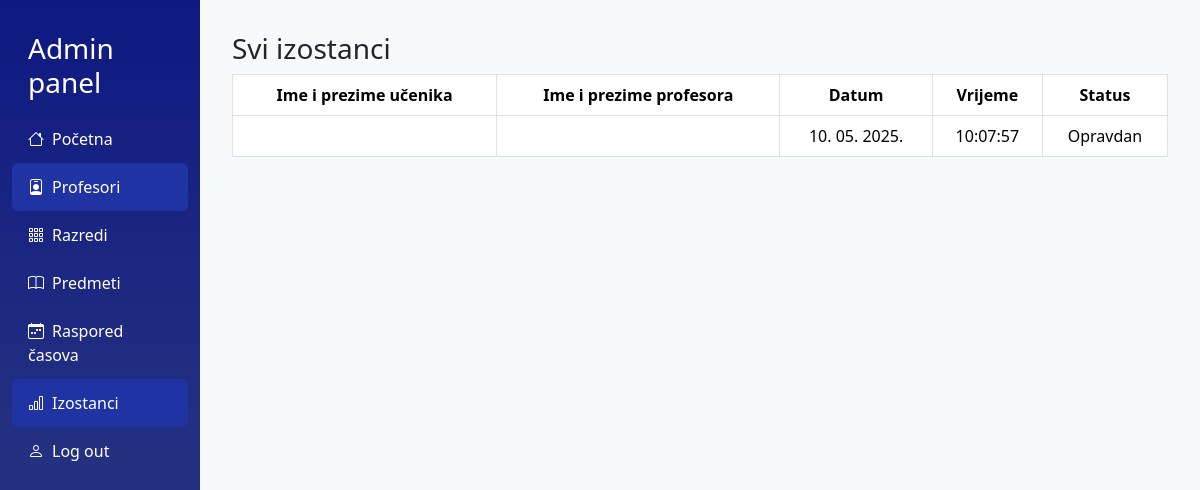
/admin/izostanci.php (signed in), run on an earlier commit of the app's database.
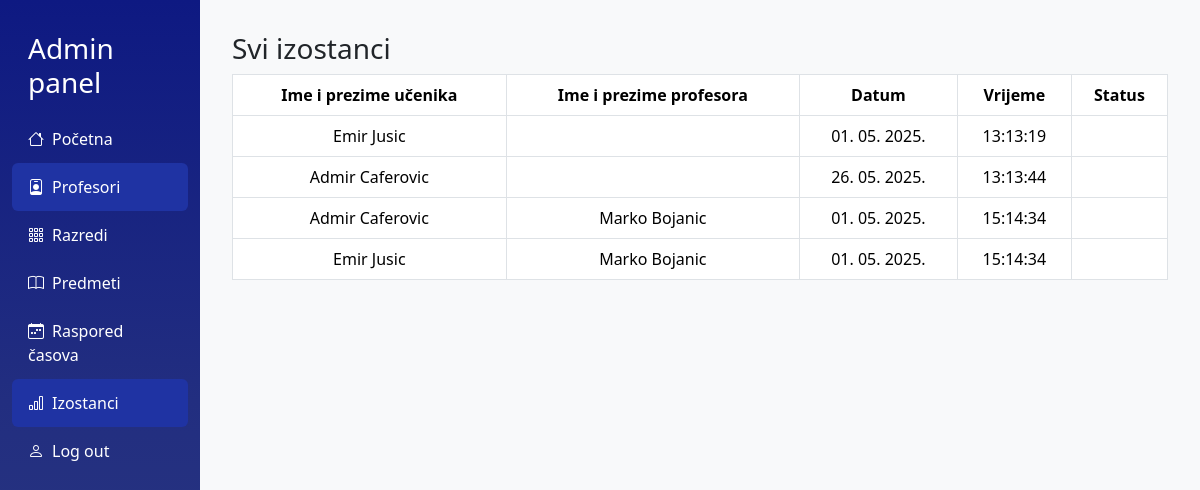
And on a later commit of the database.
### tables this page shows
CREATE TABLE `izostanci` (
  `izostanak_id` int(11) NOT NULL,
  `ucenik_id` int(11) DEFAULT NULL,
  `status_izostanka` enum('Opravdan','Neopravdan') DEFAULT NULL,
  `vrijeme` timestamp NOT NULL DEFAULT current_timestamp() ON UPDATE current_timestamp(),
  `ime_predmeta` varchar(75) DEFAULT NULL,
  `redni_broj_casa` enum('1','2','3','4','5','6','7') DEFAULT NULL,
  `ime_profesora` varchar(100) DEFAULT NULL
);

CREATE TABLE `ucenici` (
  `ucenik_id` int(11) NOT NULL,
  `user_id` int(11) DEFAULT NULL,
  `jmbg` int(40) DEFAULT NULL,
  `razred_id` int(11) DEFAULT NULL,
  `opravdani` smallint(6) DEFAULT NULL,
  `neopravdani` smallint(6) DEFAULT NULL,
  `ime` varchar(30) DEFAULT NULL,
  `prezime` varchar(50) DEFAULT NULL
);

### admin/izostanci.php (the view, shortened to what this page needs)
<?php
    require_once("../includes/admincheck.php");
    $qIzostanci = $conn->prepare('SELECT * FROM izostanci');
    $qIzostanci->execute();
    $izostanci = $qIzostanci->fetchAll(PDO::FETCH_ASSOC);
?>
<!DOCTYPE html>
<html lang="sr">
<head>
    <link href="https://cdn.jsdelivr.net/npm/bootstrap@5.3.3/dist/css/bootstrap.min.css" rel="stylesheet">
    <link href="https://cdn.jsdelivr.net/npm/bootstrap-icons/font/bootstrap-icons.css" rel="stylesheet">
    <link rel="stylesheet" href="../css/dashboard.css">
    <link rel="stylesheet" href="../css/kartica.css">
</head>
<body>
    <div class="container-fluid">
        <div class="row">
            <nav class="col-md-2 sidebar">
                <h5 class="px-3 fs-3 my-3">Admin panel</h5>
                <a href="dashboard.php"><i class="bi bi-house me-2"></i>Početna</a>
                <a href="prikaziprofesore.php" class="active"><i class="bi bi-person-badge me-2"></i>Profesori</a>
                <div class="dropdown-container">
                    <a href="#"><i class="bi bi-grid-3x3-gap me-2"></i>Razredi</a>
                </div>
                <a href="prikazipredmete.php"><i class="bi bi-book me-2"></i>Predmeti</a>
                <div class="dropdown-container">
                <a href="#"><i class="bi bi-calendar-week me-2"></i>Raspored časova</a>
            </div>
            <a href="izostanci.php" class="active"><i class="bi bi-bar-chart me-2"></i>Izostanci</a>
            <a href="../logout.php"><i class="bi bi-person me-2"></i>Log out</a>
            </nav>
            <main class="col-md-10 content">
                <h3 class="text-align-center">Svi izostanci</h3>
                <table class="table table-bordered">
                        <thead>
                            <tr>
                                <th class="text-center">Ime i prezime učenika</th>
                                <th class="text-center">Ime i prezime profesora</th>
                                <th class="text-center">Datum</th>
                                <th class="text-center">Vrijeme</th>
                                <th class="text-center">Status</th>
                            </tr>
                        </thead>
                        <tbody>
                            <?php foreach($izostanci as $izostanak)
                            {
                                $qUcenik = $conn->prepare('SELECT * FROM ucenici, izostanci WHERE ucenici.ucenik_id = izostanci.ucenik_id AND izostanci. izostanak_id = :id');
                                $qUcenik->bindParam(':id', $izostanak['izostanak_id']);
                                $qUcenik->execute();
                                $ucenik = $qUcenik->fetch(PDO::FETCH_ASSOC);
                                echo '<tr>';
                                echo '<td class="text-center">'.$ucenik['ime'].' '.$ucenik['prezime'].'</td>';
                                echo '<td class="text-center">'.$izostanak['ime_profesora'].'</td>';
                                echo '<td class="text-center">'.date('d. m. Y.', strtotime($izostanak['vrijeme'])).'</td>';
                                echo '<td class="text-center">'.date('H:i:s', strtotime($izostanak['vrijeme'])).'</td>';
                                echo '<td class="text-center">'.$izostanak['status_izostanka'].'</td>
                            </tr>';
                            }?>
                        </tbody>
                    </table>
                </main>
            </div>
        </div>
    </body>

What changed in the data, as far as the page shows it:
removed izostanci: vrijeme "10. 05. 2025.", vrijeme "10:07:57", status_izostanka "Opravdan"
added izostanci: ucenik.ime "Emir", ucenik.prezime "Jusic", vrijeme "01. 05. 2025.", vrijeme "13:13:19"
added izostanci: ucenik.ime "Admir", ucenik.prezime "Caferovic", vrijeme "26. 05. 2025.", vrijeme "13:13:44"
added izostanci: ucenik.ime "Admir", ucenik.prezime "Caferovic", ime_profesora "Marko Bojanic", vrijeme "01. 05. 2025.", vrijeme "15:14:34"
added izostanci: ucenik.ime "Emir", ucenik.prezime "Jusic", ime_profesora "Marko Bojanic", vrijeme "01. 05. 2025.", vrijeme "15:14:34"
